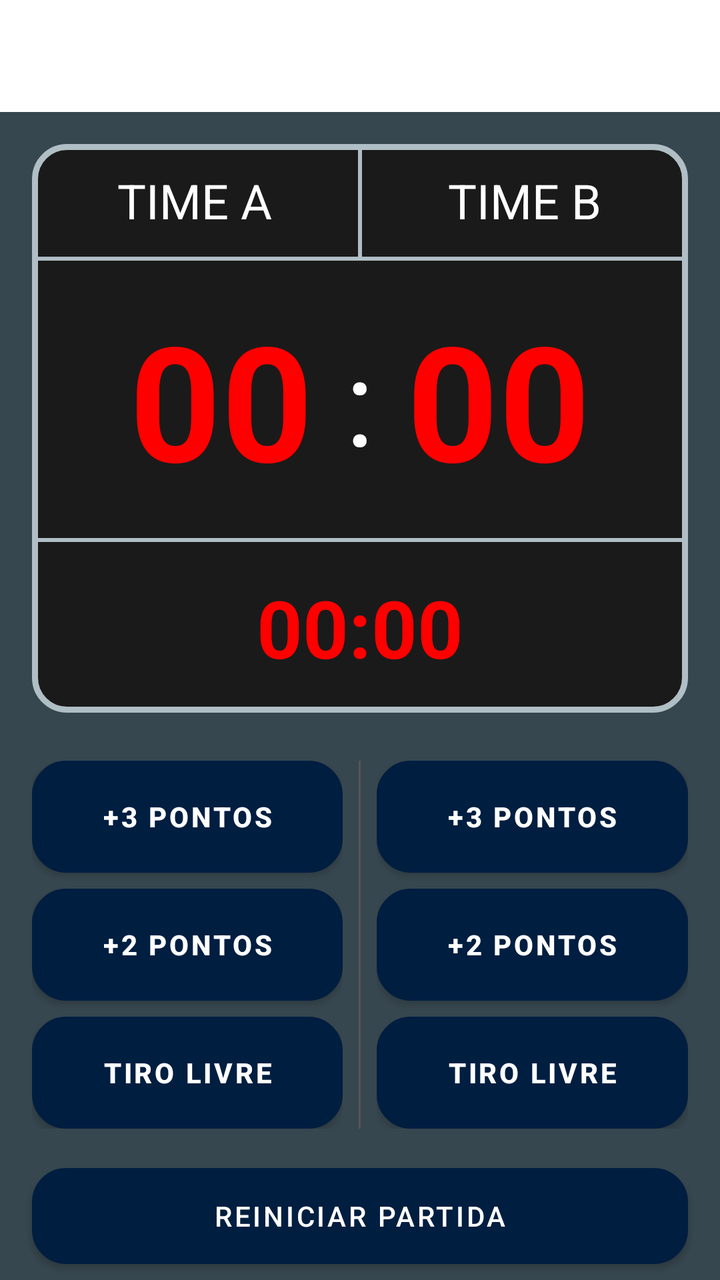
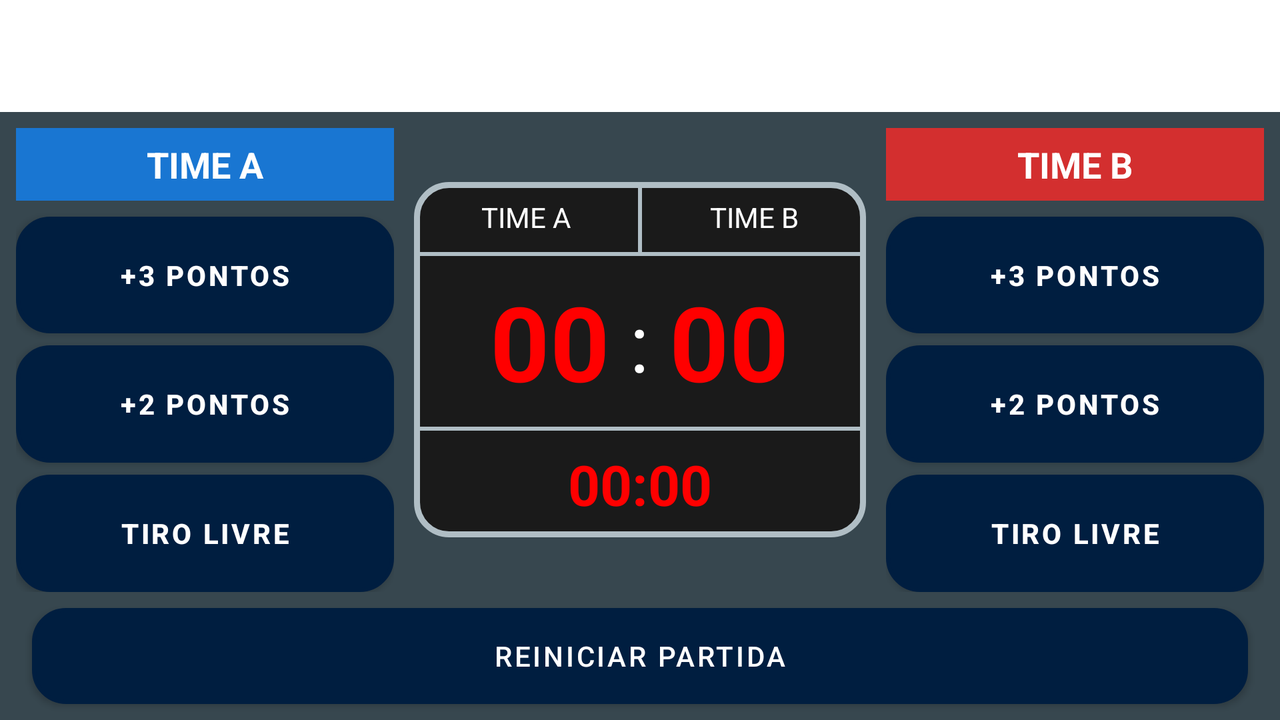

Compare how this app lays out the same screen by default and in its alternative resource folder. The renders come first, then the two layout files and the values they reference.
<!-- AndroidManifest.xml: application theme Theme.HubAppLab -->
<!-- res/layout/basquete_activity_main.xml -->
<?xml version="1.0" encoding="utf-8"?>
<RelativeLayout xmlns:android="http://schemas.android.com/apk/res/android"
    xmlns:app="http://schemas.android.com/apk/res-auto"
    xmlns:tools="http://schemas.android.com/tools"
    android:id="@+id/main"
    android:layout_width="match_parent"
    android:layout_height="match_parent"
    android:background="#37474F"
    tools:context=".basquete.BasqueteActivity">

    <androidx.appcompat.widget.Toolbar
        android:id="@+id/toolbar_basquete"
        android:layout_width="match_parent"
        android:layout_height="wrap_content"
        android:minHeight="?attr/actionBarSize"
        android:background="#FFFFFF"
        android:layout_alignParentTop="true"
        android:theme="@style/ThemeOverlay.AppCompat.Light"
        app:titleTextColor="#37474F" />

    <Button
        android:id="@+id/reiniciarPartida"
        android:layout_width="match_parent"
        android:layout_height="wrap_content"
        android:text="Reiniciar Partida"
        android:backgroundTint="#F57C00"
        android:background="@drawable/basquete_custom_button"
        android:textColor="#FFFFFF"
        android:layout_alignParentBottom="true"
        android:layout_centerHorizontal="true"
        android:layout_marginStart="16dp"
        android:layout_marginEnd="16dp"
        android:layout_marginBottom="8dp"/>

    <ScrollView
        android:layout_width="match_parent"
        android:layout_height="match_parent"
        android:layout_above="@id/reiniciarPartida"
        android:layout_below="@id/toolbar_basquete"
        android:fillViewport="true">

    <LinearLayout
        android:layout_width="match_parent"
        android:layout_height="wrap_content"
        android:orientation="vertical"
        android:padding="16dp">
        <LinearLayout
            android:layout_width="match_parent"
            android:layout_height="wrap_content"
            android:orientation="vertical"
            android:background="@drawable/basquete_placar"
            android:padding="0dp">

            <LinearLayout
                android:layout_width="match_parent"
                android:layout_height="wrap_content"
                android:orientation="horizontal">

                <TextView
                    android:layout_width="0dp"
                    android:layout_height="wrap_content"
                    android:layout_weight="1"
                    android:gravity="center"
                    android:text="TIME A"
                    android:textColor="#FFFFFF"
                    android:textSize="24sp"
                    android:padding="12dp"/>

                <View
                    android:layout_width="2dp"
                    android:layout_height="match_parent"
                    android:background="#B0BEC5"/>

                <TextView
                    android:layout_width="0dp"
                    android:layout_height="wrap_content"
                    android:layout_weight="1"
                    android:gravity="center"
                    android:text="TIME B"
                    android:textColor="#FFFFFF"
                    android:textSize="24sp"
                    android:padding="12dp"/>
            </LinearLayout>

            <View
                android:layout_width="match_parent"
                android:layout_height="2dp"
                android:background="#B0BEC5"/>
            <LinearLayout
                android:layout_width="match_parent"
                android:layout_height="wrap_content"
                android:orientation="horizontal"
                android:gravity="center"
                android:paddingTop="16dp"
                android:paddingBottom="16dp">

                <TextView
                    android:id="@+id/placarTimeA"
                    android:layout_width="wrap_content"
                    android:layout_height="wrap_content"
                    android:text="00"
                    android:textColor="#FF0000"
                    android:textSize="80sp"
                    android:textStyle="bold" />

                <TextView
                    android:layout_width="wrap_content"
                    android:layout_height="wrap_content"
                    android:text=":"
                    android:textColor="#FFFFFF"
                    android:textSize="60sp"
                    android:layout_marginStart="16dp"
                    android:layout_marginEnd="16dp" />

                <TextView
                    android:id="@+id/placarTimeB"
                    android:layout_width="wrap_content"
                    android:layout_height="wrap_content"
                    android:text="00"
                    android:textColor="#FF0000"
                    android:textSize="80sp"
                    android:textStyle="bold" />

            </LinearLayout>

            <View
                android:layout_width="match_parent"
                android:layout_height="2dp"
                android:background="#B0BEC5" />

            <LinearLayout
                android:layout_width="match_parent"
                android:layout_height="wrap_content"
                android:orientation="horizontal"
                android:gravity="center"
                android:padding="16dp">

                <TextView
                    android:id="@+id/cronometro"
                    android:layout_width="match_parent"
                    android:layout_height="wrap_content"
                    android:gravity="center"
                    android:text="00:00"
                    android:textColor="#FF0000"
                    android:textSize="40sp"
                    android:textStyle="bold"
                    android:background="@drawable/basquete_ripple_cronometro"
                    android:clickable="true"
                    android:focusable="true"/>

            </LinearLayout>
        </LinearLayout>

        <LinearLayout
            android:layout_width="match_parent"
            android:layout_height="wrap_content"
            android:orientation="horizontal"
            android:layout_marginTop="24dp">

            <LinearLayout
                android:layout_width="0dp"
                android:layout_height="wrap_content"
                android:layout_weight="1"
                android:orientation="vertical"
                android:paddingEnd="8dp">

                <Button
                    android:id="@+id/tresPontosA"
                    android:layout_width="match_parent"
                    android:layout_height="wrap_content"
                    android:minHeight="56dp"
                    android:layout_marginBottom="8dp"
                    android:backgroundTint="#1976D2"
                    android:background="@drawable/basquete_custom_button"
                    android:textColor="#FFFFFF"
                    android:textStyle="bold"
                    android:text="+3 PONTOS" />

                <Button
                    android:id="@+id/doisPontosA"
                    android:layout_width="match_parent"
                    android:layout_height="wrap_content"
                    android:minHeight="56dp"
                    android:layout_marginBottom="8dp"
                    android:backgroundTint="#1976D2"
                    android:background="@drawable/basquete_custom_button"
                    android:textColor="#FFFFFF"
                    android:textStyle="bold"
                    android:text="+2 PONTOS" />

                <Button
                    android:id="@+id/tiroLivreA"
                    android:layout_width="match_parent"
                    android:layout_height="wrap_content"
                    android:minHeight="56dp"
                    android:backgroundTint="#1976D2"
                    android:background="@drawable/basquete_custom_button"
                    android:textColor="#FFFFFF"
                    android:textStyle="bold"
                    android:text="TIRO LIVRE" />

            </LinearLayout>

            <View
                android:layout_width="1dp"
                android:layout_height="match_parent"
                android:background="#555555"/>

            <LinearLayout
                android:layout_width="0dp"
                android:layout_height="wrap_content"
                android:layout_weight="1"
                android:orientation="vertical"
                android:paddingStart="8dp">
                <Button
                    android:id="@+id/tresPontosB"
                    android:layout_width="match_parent"
                    android:layout_height="wrap_content"
                    android:minHeight="56dp"
                    android:layout_marginBottom="8dp"
                    android:backgroundTint="#D32F2F"
                    android:background="@drawable/basquete_custom_button"
                    android:textColor="#FFFFFF"
                    android:textStyle="bold"
                    android:text="+3 PONTOS" />

                <Button
                    android:id="@+id/doisPontosB"
                    android:layout_width="match_parent"
                    android:layout_height="wrap_content"
                    android:minHeight="56dp"
                    android:layout_marginBottom="8dp"
                    android:backgroundTint="#D32F2F"
                    android:background="@drawable/basquete_custom_button"
                    android:textColor="#FFFFFF"
                    android:textStyle="bold"
                    android:text="+2 PONTOS" />

                <Button
                    android:id="@+id/tiroLivreB"
                    android:layout_width="match_parent"
                    android:layout_height="wrap_content"
                    android:minHeight="56dp"
                    android:backgroundTint="#D32F2F"
                    android:background="@drawable/basquete_custom_button"
                    android:textColor="#FFFFFF"
                    android:textStyle="bold"
                    android:text="TIRO LIVRE" />
            </LinearLayout>
        </LinearLayout>
    </LinearLayout>

    </ScrollView>
</RelativeLayout>
<!-- resources referenced by this layout -->
<resources>
  <!-- drawable basquete_custom_button (drawable) -->
  <?xml version="1.0" encoding="utf-8"?>
  <ripple xmlns:android="http://schemas.android.com/apk/res/android"
      android:color="#40FFFFFF">
  
      <item>
          <shape android:shape="rectangle">
              <corners android:radius="16dp" />
              <stroke android:width="2dp" android:color="@android:color/white"/>
              <solid android:color="#FFFFFF" />
          </shape>
      </item>
  </ripple>
  <!-- drawable basquete_placar (drawable) -->
  <?xml version="1.0" encoding="utf-8"?>
  <shape xmlns:android="http://schemas.android.com/apk/res/android"
      android:shape="rectangle">
  
      <solid android:color="#1A1A1A" />
  
      <corners android:radius="16dp" />
  
      <stroke
          android:width="3dp"
          android:color="#B0BEC5" />
  
  </shape>
  <!-- drawable basquete_ripple_cronometro (drawable) -->
  <?xml version="1.0" encoding="utf-8"?>
  <ripple xmlns:android="http://schemas.android.com/apk/res/android"
      android:color="#66FFFFFF">
  
      <item android:id="@android:id/mask">
          <shape android:shape="rectangle">
              <solid android:color="#FFFFFF" />
              <corners android:radius="8dp" />
          </shape>
      </item>
  </ripple>
  <style name="Theme.HubAppLab" parent="Theme.MaterialComponents.Light.NoActionBar">
          <item name="android:statusBarColor">@color/hub_surface</item>
          <item name="android:windowBackground">@color/hub_surface</item>
          <item name="android:navigationBarColor">@color/hub_surface</item>
          <item name="colorPrimary">@color/hub_primary</item>
          <item name="colorPrimaryDark">@color/hub_primary_container</item>
          <item name="colorAccent">@color/hub_secondary</item>
      </style>
  <color name="hub_surface">#F7F9FB</color>
  <color name="hub_primary">#001E40</color>
  <color name="hub_primary_container">#003366</color>
  <color name="hub_secondary">#00658D</color>
</resources>
<!-- res/layout-land/basquete_activity_main.xml (the repository's variant of the layout above) -->
<!-- drawn on the phone turned sideways -->
<?xml version="1.0" encoding="utf-8"?>
<RelativeLayout xmlns:android="http://schemas.android.com/apk/res/android"
    xmlns:app="http://schemas.android.com/apk/res-auto"
    xmlns:tools="http://schemas.android.com/tools"
    android:id="@+id/main"
    android:layout_width="match_parent"
    android:layout_height="match_parent"
    android:background="#37474F"
    tools:context=".basquete.BasqueteActivity">

    <androidx.appcompat.widget.Toolbar
        android:id="@+id/toolbar_basquete"
        android:layout_width="match_parent"
        android:layout_height="wrap_content"
        android:minHeight="?attr/actionBarSize"
        android:background="#FFFFFF"
        android:layout_alignParentTop="true"
        android:theme="@style/ThemeOverlay.AppCompat.Light"
        app:titleTextColor="#37474F" />

    
    <Button
        android:id="@+id/reiniciarPartida"
        android:layout_width="match_parent"
        android:layout_height="wrap_content"
        android:text="Reiniciar Partida"
        android:backgroundTint="#F57C00"
        android:background="@drawable/basquete_custom_button"
        android:textColor="#FFFFFF"
        android:layout_alignParentBottom="true"
        android:layout_centerHorizontal="true"
        android:layout_marginStart="16dp"
        android:layout_marginEnd="16dp"
        android:layout_marginBottom="8dp" />

    
    <LinearLayout
        android:id="@+id/conteudoPrincipal"
        android:layout_width="match_parent"
        android:layout_height="match_parent"
        android:layout_below="@id/toolbar_basquete"
        android:layout_above="@id/reiniciarPartida"
        android:orientation="horizontal"
        android:padding="8dp">

        
        <LinearLayout
            android:layout_width="0dp"
            android:layout_height="match_parent"
            android:layout_weight="1"
            android:orientation="vertical"
            android:gravity="center"
            android:paddingEnd="6dp">

            <TextView
                android:layout_width="match_parent"
                android:layout_height="wrap_content"
                android:gravity="center"
                android:text="TIME A"
                android:textColor="#FFFFFF"
                android:textSize="18sp"
                android:textStyle="bold"
                android:padding="6dp"
                android:background="#1976D2"
                android:layout_marginBottom="8dp"/>

            <Button
                android:id="@+id/tresPontosA"
                android:layout_width="match_parent"
                android:layout_height="0dp"
                android:layout_weight="1"
                android:layout_marginBottom="6dp"
                android:backgroundTint="#1976D2"
                android:background="@drawable/basquete_custom_button"
                android:textColor="#FFFFFF"
                android:textStyle="bold"
                android:text="+3 PONTOS" />

            <Button
                android:id="@+id/doisPontosA"
                android:layout_width="match_parent"
                android:layout_height="0dp"
                android:layout_weight="1"
                android:layout_marginBottom="6dp"
                android:backgroundTint="#1976D2"
                android:background="@drawable/basquete_custom_button"
                android:textColor="#FFFFFF"
                android:textStyle="bold"
                android:text="+2 PONTOS" />

            <Button
                android:id="@+id/tiroLivreA"
                android:layout_width="match_parent"
                android:layout_height="0dp"
                android:layout_weight="1"
                android:backgroundTint="#1976D2"
                android:background="@drawable/basquete_custom_button"
                android:textColor="#FFFFFF"
                android:textStyle="bold"
                android:text="TIRO LIVRE" />

        </LinearLayout>

        
        <LinearLayout
            android:layout_width="0dp"
            android:layout_height="match_parent"
            android:layout_weight="1.2"
            android:orientation="vertical"
            android:gravity="center"
            android:paddingStart="4dp"
            android:paddingEnd="4dp">

            <LinearLayout
                android:layout_width="match_parent"
                android:layout_height="wrap_content"
                android:orientation="vertical"
                android:background="@drawable/basquete_placar"
                android:padding="0dp">

                
                <LinearLayout
                    android:layout_width="match_parent"
                    android:layout_height="wrap_content"
                    android:orientation="horizontal">

                    <TextView
                        android:layout_width="0dp"
                        android:layout_height="wrap_content"
                        android:layout_weight="1"
                        android:gravity="center"
                        android:text="TIME A"
                        android:textColor="#FFFFFF"
                        android:textSize="14sp"
                        android:padding="8dp"/>

                    <View
                        android:layout_width="2dp"
                        android:layout_height="match_parent"
                        android:background="#B0BEC5"/>

                    <TextView
                        android:layout_width="0dp"
                        android:layout_height="wrap_content"
                        android:layout_weight="1"
                        android:gravity="center"
                        android:text="TIME B"
                        android:textColor="#FFFFFF"
                        android:textSize="14sp"
                        android:padding="8dp"/>
                </LinearLayout>

                <View
                    android:layout_width="match_parent"
                    android:layout_height="2dp"
                    android:background="#B0BEC5"/>

                
                <LinearLayout
                    android:layout_width="match_parent"
                    android:layout_height="wrap_content"
                    android:orientation="horizontal"
                    android:gravity="center"
                    android:paddingTop="8dp"
                    android:paddingBottom="8dp">

                    <TextView
                        android:id="@+id/placarTimeA"
                        android:layout_width="wrap_content"
                        android:layout_height="wrap_content"
                        android:text="00"
                        android:textColor="#FF0000"
                        android:textSize="52sp"
                        android:textStyle="bold" />

                    <TextView
                        android:layout_width="wrap_content"
                        android:layout_height="wrap_content"
                        android:text=":"
                        android:textColor="#FFFFFF"
                        android:textSize="40sp"
                        android:layout_marginStart="10dp"
                        android:layout_marginEnd="10dp" />

                    <TextView
                        android:id="@+id/placarTimeB"
                        android:layout_width="wrap_content"
                        android:layout_height="wrap_content"
                        android:text="00"
                        android:textColor="#FF0000"
                        android:textSize="52sp"
                        android:textStyle="bold" />

                </LinearLayout>

                <View
                    android:layout_width="match_parent"
                    android:layout_height="2dp"
                    android:background="#B0BEC5" />

                
                <TextView
                    android:id="@+id/cronometro"
                    android:layout_width="match_parent"
                    android:layout_height="wrap_content"
                    android:gravity="center"
                    android:text="00:00"
                    android:textColor="#FF0000"
                    android:textSize="28sp"
                    android:textStyle="bold"
                    android:padding="8dp"
                    android:background="@drawable/basquete_ripple_cronometro"
                    android:clickable="true"
                    android:focusable="true"/>

            </LinearLayout>

        </LinearLayout>

        
        <LinearLayout
            android:layout_width="0dp"
            android:layout_height="match_parent"
            android:layout_weight="1"
            android:orientation="vertical"
            android:gravity="center"
            android:paddingStart="6dp">

            <TextView
                android:layout_width="match_parent"
                android:layout_height="wrap_content"
                android:gravity="center"
                android:text="TIME B"
                android:textColor="#FFFFFF"
                android:textSize="18sp"
                android:textStyle="bold"
                android:padding="6dp"
                android:background="#D32F2F"
                android:layout_marginBottom="8dp"/>

            <Button
                android:id="@+id/tresPontosB"
                android:layout_width="match_parent"
                android:layout_height="0dp"
                android:layout_weight="1"
                android:layout_marginBottom="6dp"
                android:backgroundTint="#D32F2F"
                android:background="@drawable/basquete_custom_button"
                android:textColor="#FFFFFF"
                android:textStyle="bold"
                android:text="+3 PONTOS" />

            <Button
                android:id="@+id/doisPontosB"
                android:layout_width="match_parent"
                android:layout_height="0dp"
                android:layout_weight="1"
                android:layout_marginBottom="6dp"
                android:backgroundTint="#D32F2F"
                android:background="@drawable/basquete_custom_button"
                android:textColor="#FFFFFF"
                android:textStyle="bold"
                android:text="+2 PONTOS" />

            <Button
                android:id="@+id/tiroLivreB"
                android:layout_width="match_parent"
                android:layout_height="0dp"
                android:layout_weight="1"
                android:backgroundTint="#D32F2F"
                android:background="@drawable/basquete_custom_button"
                android:textColor="#FFFFFF"
                android:textStyle="bold"
                android:text="TIRO LIVRE" />

        </LinearLayout>

    </LinearLayout>

</RelativeLayout>
